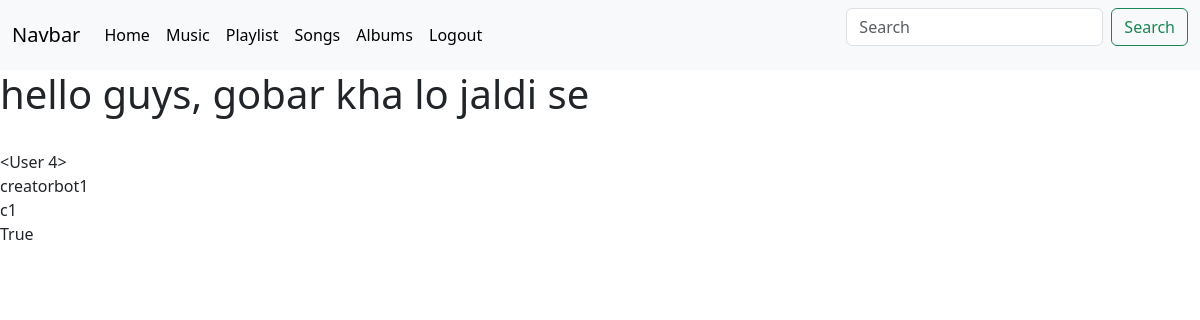
Page / (signed in) on the committed database.
### models.py (models this page shows)
class User(db.Model):
    id = db.Column(db.Integer, primary_key=True)
    email = db.Column(db.String, unique=True, nullable=False)
    password = db.Column(db.String, nullable=False)
    isBlacklisted = db.Column(db.Boolean, default=False)
    isCreator = db.Column(db.Boolean, default=False)
    isAdmin = db.Column(db.Boolean, default=False)
    isUser = db.Column(db.Boolean, default=True)
    songs = db.relationship('Song', backref='user', lazy=True)

### app.py (the view)
@app.route('/')
def home():
    user = get_curr_user()
    return render_template('home.html', user=user)

### app.py (called while the page is built)
def get_curr_user():
    id = session.get('id', None)
    u = None
    if id:
        u = User.query.filter_by(id=id).first()
    return u

### templates/home.html (shortened to what this page needs)
{% extends './layouts/layout.html' %}
{% block body %}
<h1>
    hello guys, gobar kha lo jaldi se
</h1>
<br>
{{user}}
<br>
{{user.email}}
<br>
{{user.password}}
<br>
{{user.isCreator}}
{% endblock %}

### rows in the picture
User: email "creatorbot1", password "c1", isCreator "True"

### other values in the picture
{{ user }} "<User 4>"
